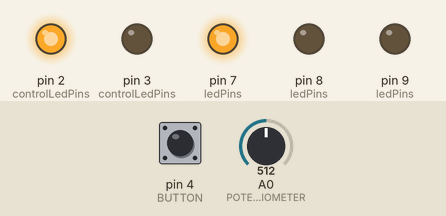
Recording of a sketch running on a simulated Arduino Uno, built with avr-gcc and run on an emulated ATmega328P. Shown: output pins drawn as LEDs (lit = HIGH). Inputs (shaded band) come from the test bench; at power-on: A0 (POTENTIOMETER) = 512, pin 4 (BUTTON) LOW.

Above: at 1.2 s.
1.3 s: A0 (POTENTIOMETER) set to 465
2.8 s: A0 (POTENTIOMETER) set to 433
At 4.0 s:
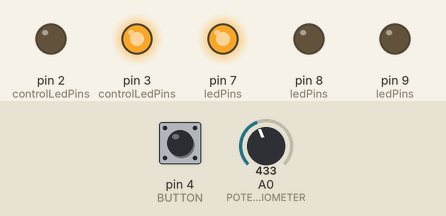
4.3 s: pin 4 (BUTTON) pulled HIGH for 0.15 s
At 5.9 s:
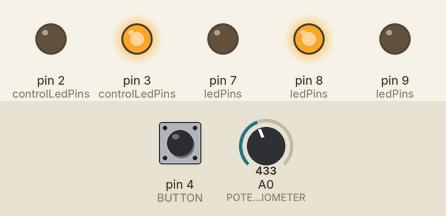
7.4 s: A0 (POTENTIOMETER) set to 483
10.4 s: A0 (POTENTIOMETER) set to 500
At 11.4 s:
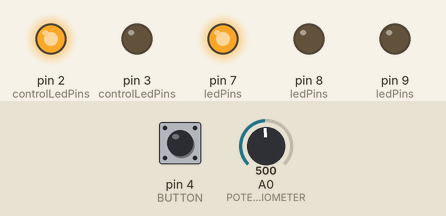
11.9 s: pin 4 (BUTTON) pulled HIGH for 0.15 s
At 12.9 s:
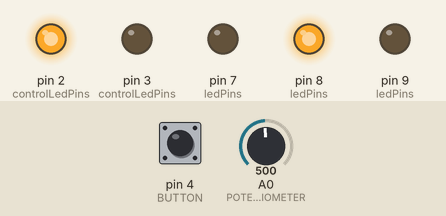
Timing chart, 0 to 18.5 s (numbered marks = the images above; inputs shaded):
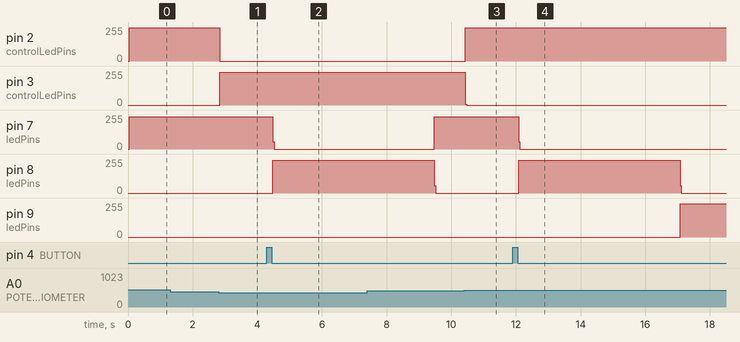

The sketch:

solution.ino
```cpp
// PINS
#define POTENTIOMETER A0
constexpr int BUTTON = 4;
constexpr int RED_CONTROL_LED = 2;
constexpr int BLUE_CONTROL_LED = 3;
constexpr int BLUE_LED = 7;
constexpr int YELLOW_LED = 8;
constexpr int RED_LED = 9;

// Potentiometer Values
const int VALUE_THRESHOLD = 10;
int values[VALUE_THRESHOLD] = {
  0, 0, 0, 0, 0, 0, 0, 0, 0, 0
};
const int ON_THRESHOLD = 500;
const int OFF_THRESHOLD = 450;

// Button Values
unsigned long buttonPreviousMillis = 0;
unsigned long lastDebounce = 0;
bool interruptTraffic = false;

// Normal LED Values
constexpr int NUM_LEDS = 3;
const int ledPins[NUM_LEDS] = { BLUE_LED, YELLOW_LED, RED_LED };
int activatedLed = 0;
const unsigned long goDuration = 30000;
const unsigned long waitDuration = 5000;
const unsigned long stopDuration = 60000;
unsigned long ledPreviousMillis = 0;

// Control LED Values
constexpr int NUM_CONTROL_LEDS = 2;
const int controlLedPins[NUM_CONTROL_LEDS] = { BLUE_CONTROL_LED, RED_CONTROL_LED };
int activatedControlLed = 0;
bool goBack = false;

void setup() {
  pinMode(POTENTIOMETER, INPUT_PULLUP);
  pinMode(BUTTON, INPUT);
  for (int i = 0; i < NUM_CONTROL_LEDS; i++) {
    pinMode(controlLedPins[i], OUTPUT);
  }
  for (int i = 0; i < NUM_LEDS; i++) {
    pinMode(ledPins[i], OUTPUT);
  }

  // Initialize potentiometer's large list of values
  int initial = analogRead(POTENTIOMETER);
  for (int i = 0; i < VALUE_THRESHOLD; i++) {
    values[i] = initial;
  }
}

int getAvg(int numArrLen, int numArr[]);
void appendValue(int value);
void lightUpCurrentControlLed();
void lightUpLed();
void loop() {
  // Potentiometer & control led logic
  appendValue(analogRead(POTENTIOMETER));
  int stable = getAvg(VALUE_THRESHOLD, values);
  if (stable >= ON_THRESHOLD) {
    activatedControlLed = 1;
  } else if (stable <= OFF_THRESHOLD) {
    activatedControlLed = 0;
  }
  lightUpCurrentControlLed();

  // Button logic
  int buttonState = digitalRead(BUTTON);
  unsigned long currentMillis = millis();
  if (buttonState == HIGH) {
    lastDebounce = currentMillis - buttonPreviousMillis;
  } else {
    buttonPreviousMillis = currentMillis;
    if (lastDebounce >= 100 && lastDebounce <= 400 && !interruptTraffic) {
      interruptTraffic = true;
      lastDebounce = 0;
    }
  }

  // LEDs logic
  if (activatedLed == 0 || activatedLed == 2) { // Blue & Red Led
    if (
      ((activatedLed == 0 && (currentMillis - ledPreviousMillis) >= goDuration) ||
      (activatedLed == 2 && (currentMillis - ledPreviousMillis) >= stopDuration)) &&
      !interruptTraffic
    ) {
      if (activatedLed == 0) activatedLed++;
      else activatedLed--;
      ledPreviousMillis = currentMillis;
    } else if (interruptTraffic) {
      ledPreviousMillis = currentMillis;
      activatedLed = 1;
    }
  } else { // Yellow Led
    if ((currentMillis - ledPreviousMillis) >= waitDuration) {
      if ((!interruptTraffic && goBack) || activatedControlLed == 0) {
        activatedLed--;
        goBack = false;
      } else {
        activatedLed++;
        goBack = true;
      }
      interruptTraffic = false;
      ledPreviousMillis = currentMillis;
    }
  }
  lightUpLed();
}

int getAvg(int numArrLen, int numArr[]) {
  long sum = 0;
  for (int i = 0; i < numArrLen; i++) {
    sum += numArr[i];
  }
  return sum / numArrLen;
}

void appendValue(int value) {
  for (int i = 0; i < VALUE_THRESHOLD - 1; i++) {
    values[i] = values[i + 1];
  }
  values[VALUE_THRESHOLD - 1] = value;
}

void lightUpCurrentControlLed() {
  for (int i = 0; i < NUM_CONTROL_LEDS; i++) {
    digitalWrite(controlLedPins[i], LOW);
  }
  digitalWrite(controlLedPins[activatedControlLed], HIGH);
}

void lightUpLed() {
  for (int i = 0; i < NUM_LEDS; i++) {
    digitalWrite(ledPins[i], LOW);
  }
  digitalWrite(ledPins[activatedLed], HIGH);
}
```

Measured:
- the behaviour switches between 451 and 450 on A0 (POTENTIOMETER) (found by bisection; images 0 and 1)
- the behaviour switches between 499 and 500 on A0 (POTENTIOMETER) (found by bisection; images 2 and 3)
- after the input at 1.3 s, every drawn part: stays the same
- after the input at 2.8 s, pin 2 (controlLedPins): 250/255 → 0/255 at once; pin 3 (controlLedPins): 0/255 → 245/255 at once
- after the input at 4.3 s, pin 7 (ledPins): 241/255 → 0/255 after 0.18 s; pin 8 (ledPins): 0/255 → 245/255 after 0.18 s
- after the input at 10.4 s, pin 2 (controlLedPins): 0/255 → 250/255 at once; pin 3 (controlLedPins): 245/255 → 0/255 at once
- after the input at 11.9 s, pin 7 (ledPins): 241/255 → 0/255 after 0.18 s; pin 8 (ledPins): 0/255 → 245/255 after 0.18 s, → 0/255 5.0 s later; pin 9 (ledPins): 0/255 → 249/255 after 5.2 s
